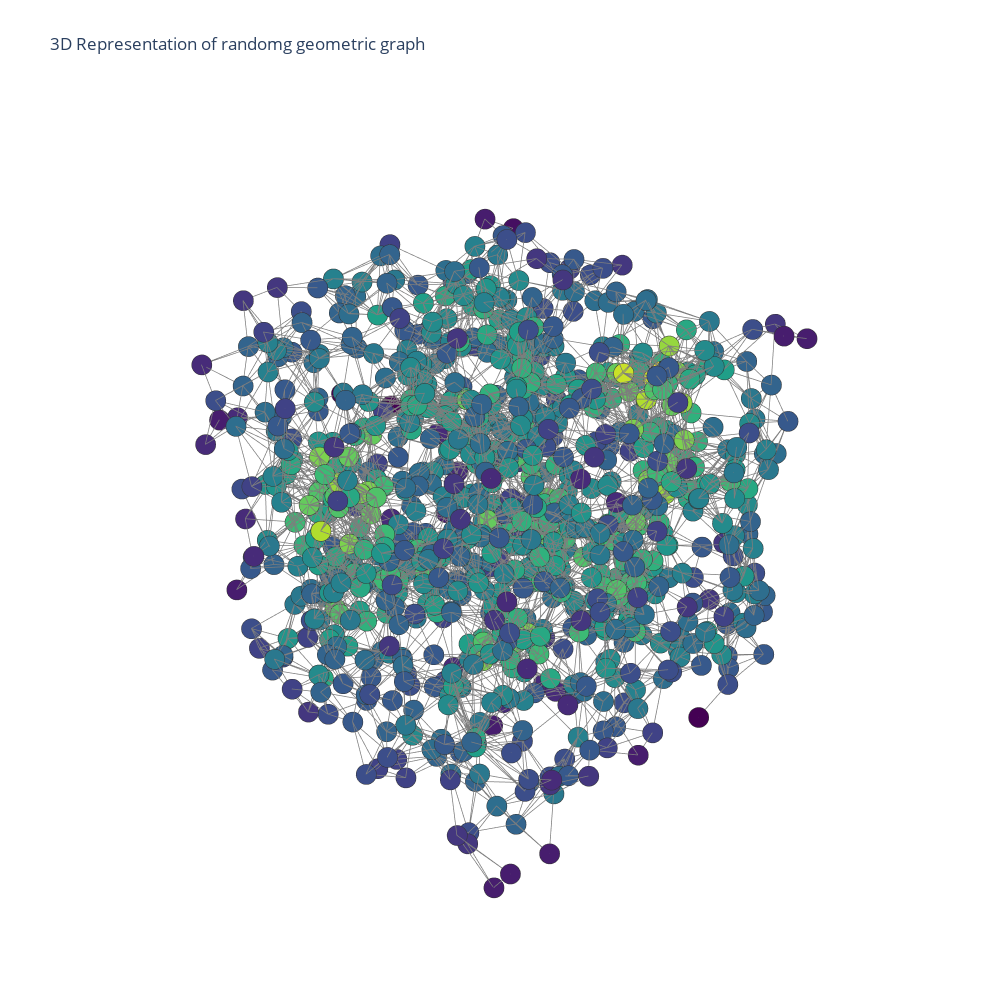

Write notebook code for a chart like this one.
### Code cell
data=[trace1,trace2]
fig=go.Figure(data=data, layout=layout)
fig.show()

### Figure 1 — Plotly figure (JSON) as saved in the notebook; plotly's stock layout.template omitted (floating-point values rounded to 4 significant figures; data arrays with more than 128 entries replaced by an {"elided": "..."} marker saying what was removed)
{"data": [{"line": {"color": "rgb(125,125,125)", "width": 1.5}, "mode": "lines", "type": "scatter3d", "x": {"elided": "17583 float values"}, "y": {"elided": "17583 float values"}, "z": {"elided": "17583 float values"}}, {"marker": {"color": {"elided": "1000 float values"}, "colorscale": [[0, "#440154"], [0.1111, "#482878"], [0.2222, "#3e4989"], [0.3333, "#31688e"], [0.4444, "#26828e"], [0.5556, "#1f9e89"], [0.6667, "#35b779"], [0.7778, "#6ece58"], [0.8889, "#b5de2b"], [1, "#fde725"]], "line": {"color": "rgb(50,50,50)", "width": 0.5}, "size": 7, "symbol": "circle"}, "mode": "markers", "type": "scatter3d", "x": {"elided": "1000 float values"}, "y": {"elided": "1000 float values"}, "z": {"elided": "1000 float values"}}], "layout": {"height": 1000, "scene": {"xaxis": {"showbackground": false, "showgrid": false, "showline": false, "showticklabels": false, "title": {"text": ""}, "zeroline": false}, "yaxis": {"showbackground": false, "showgrid": false, "showline": false, "showticklabels": false, "title": {"text": ""}, "zeroline": false}, "zaxis": {"showbackground": false, "showgrid": false, "showline": false, "showticklabels": false, "title": {"text": ""}, "zeroline": false}}, "showlegend": false, "title": {"text": "3D Representation of randomg geometric graph"}, "width": 1000}}
